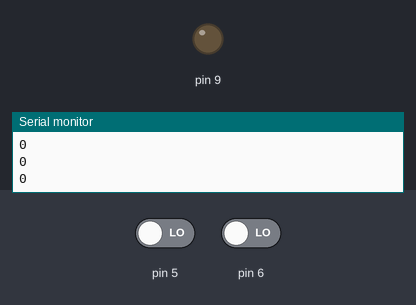
A sketch run on a simulated Arduino Uno, built with avr-gcc and run on an emulated ATmega328P. Parts: output pins drawn as LEDs (lit = HIGH), the last lines printed to the serial monitor. The test bench sets the inputs (shaded band); at power-on: pin 5 LOW, pin 6 LOW.

Above: at 1.2 s.
1.3 s: pin 5 driven HIGH and pin 6 driven HIGH
At 2.5 s:
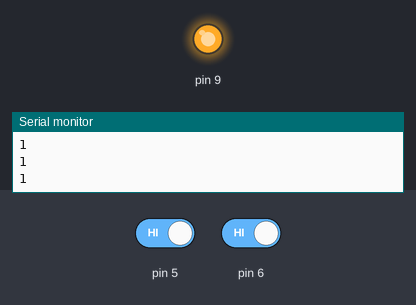
2.8 s: pin 5 driven LOW
At 3.7 s:
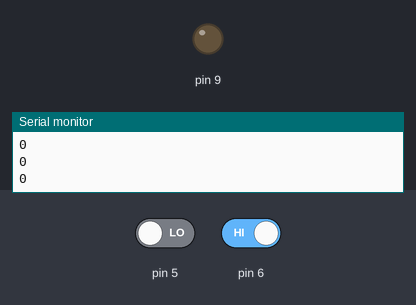
4.3 s: pin 5 driven HIGH
At 4.9 s:
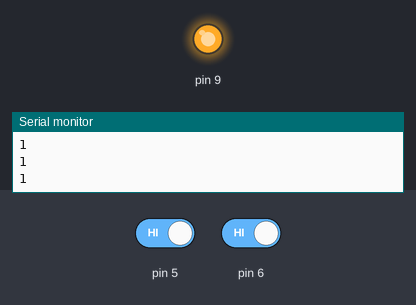
Timing chart, 0 to 7.3 s (numbered marks = the images above; inputs shaded):
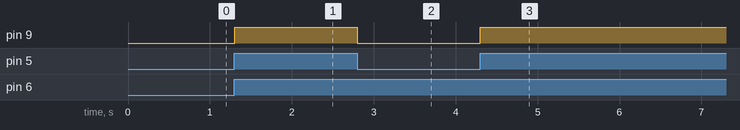

The sketch:

AND.ino
```cpp
int i=0;
int j=0;
void setup() {
  Serial.begin(9600);
  pinMode(5,INPUT);
pinMode(6,INPUT);
pinMode(9,OUTPUT);
  // put your setup code here, to run once:
}

void loop() {
  // put your main code here, to run repeatedly:

i=digitalRead(5); //Reads state of Pin 5 and stores it in i
j=digitalRead(6); //Reads state of Pin 6 and stores it in j
if (i==1 & j==1){
  digitalWrite(9,HIGH);
  delay(5);
  }
else {
  digitalWrite(9,LOW);
  delay(5);
  }
    Serial.println(i);

}
```

Measured:
- after the input at 1.3 s, pin 9: LOW → HIGH at once
- after the input at 2.8 s, pin 9: HIGH → LOW at once
- after the input at 4.3 s, pin 9: LOW → HIGH at once
